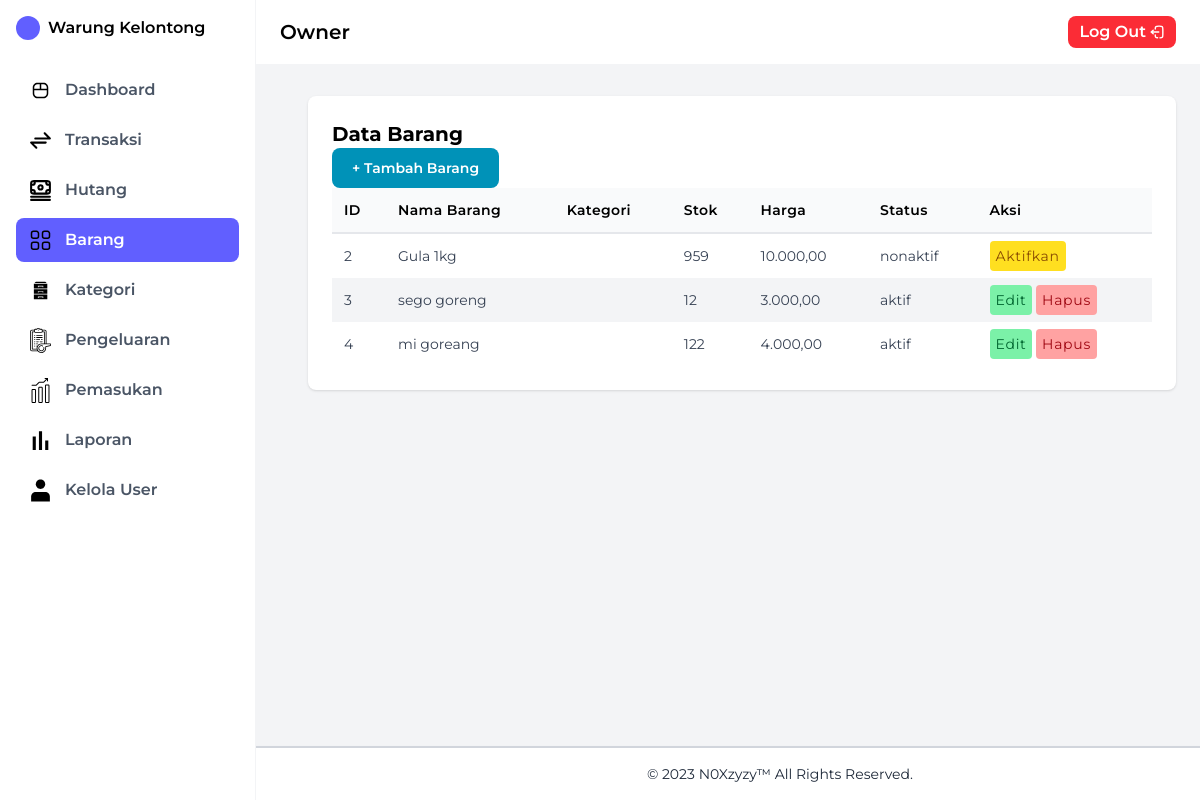
/Views/barang.php (signed in), run on an earlier commit of the app's database.
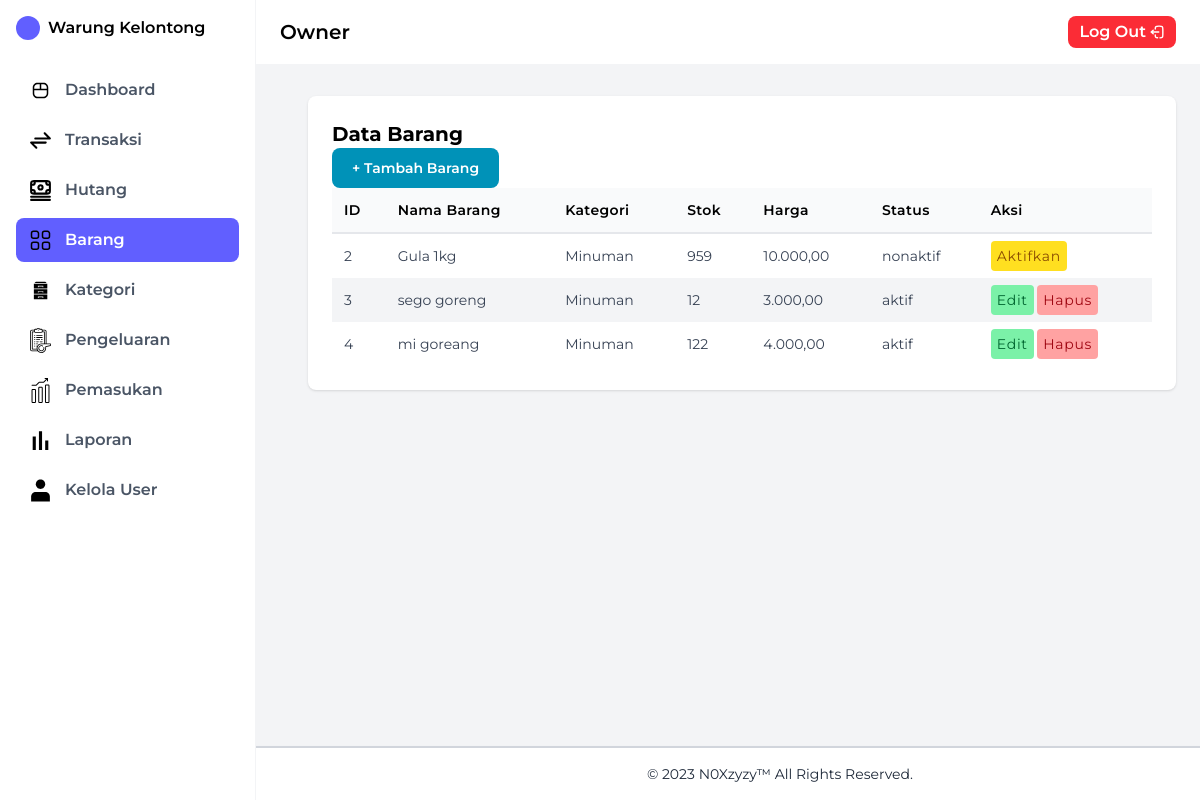
And on a later commit of the database.
### tables this page shows
CREATE TABLE `barang` (
  `id_barang` int NOT NULL,
  `nama_barang` varchar(100) NOT NULL,
  `kategori` int DEFAULT NULL,
  `stok` int NOT NULL,
  `harga` decimal(12,2) NOT NULL,
  `status` enum('aktif','nonaktif') NOT NULL DEFAULT 'aktif'
);

CREATE TABLE `kategori` (
  `id` int NOT NULL,
  `nama` varchar(255) NOT NULL,
  `deskripsi` text NOT NULL,
  `status` enum('aktif','nonaktif') NOT NULL DEFAULT 'aktif'
);

### Views/barang.php (the view, shortened to what this page needs)
<?php
require '../Config/koneksi.php';
$query = mysqli_query($conn, "SELECT barang.*, kategori.nama AS nama
    FROM barang
    LEFT JOIN kategori ON barang.kategori = kategori.id");
include '../Layout/sidebar.php';
include '../Layout/footer.php';
?>
<!DOCTYPE html>
<html>
<head>
    <script src="https://cdn.jsdelivr.net/npm/@tailwindcss/browser@4"></script>
</head>
<body class="bg-gray-100 h-screen flex">
    <div class="flex flex-col flex-1">
        <?php include '../Layout/header.php';
        ?>
        <main class="p-6 pt-24 pl-32 flex-1">
            <div class="bg-white rounded-lg shadow p-6">
                <h1 class="font-bold text-xl">Data Barang</h1>
                <button href="tambahBarang.php" type="button" class="font-semibold text-white bg-cyan-600 hover:bg-cyan-700 focus:ring-4 focus:ring-cyan-200 font-medium rounded-lg text-sm px-5 py-2.5 text-center">
                    <a href="tambahBarang.php">+ Tambah Barang</a></button>
                <table class="w-full">
                    <thead class="bg-gray-50 border-b-2 border-gray-200">
                        <tr>
                            <th class="p-3 text-sm font-semibold tracking-wide text-left">ID</th>
                            <th class="p-3 text-sm font-semibold tracking-wide text-left">Nama Barang</th>
                            <th class="p-3 text-sm font-semibold tracking-wide text-left">Kategori</th>
                            <th class="p-3 text-sm font-semibold tracking-wide text-left">Stok</th>
                            <th class="p-3 text-sm font-semibold tracking-wide text-left">Harga</th>
                            <th class="p-3 text-sm font-semibold tracking-wide text-left">Status</th>
                            <th class="p-3 text-sm font-semibold tracking-wide text-left">Aksi</th>
                        </tr>
                    </thead>
                    <tbody>
                        <?php while ($row = mysqli_fetch_assoc($query)) : ?>
                            <tr class="odd:bg-white even:bg-gray-100">
                                <td class="p-3 text-sm text-gray-700"><?= $row['id_barang'] ?></td>
                                <td class="p-3 text-sm text-gray-700"><?= htmlspecialchars($row['nama_barang']) ?></td>
                                <td class="p-3 text-sm text-gray-700"><?= htmlspecialchars($row['nama']) ?></td>
                                <td class="p-3 text-sm text-gray-700"><?= $row['stok'] ?></td>
                                <td class="p-3 text-sm text-gray-700"><?= number_format($row['harga'], 2, ',', '.') ?></td>
                                <td class="p-3 text-sm text-gray-700"><?= $row['status'] ?></td>
                                <td class="p-3 text-sm text-gray-700">
                                    <?php if ($row['status'] === 'aktif') : ?>
                                        <a class="cursor-pointer p-1.5 tracking-wider bg-green-300 text-green-800 rounded-sm bg-opacity-30" href="editBarang.php?id_barang=<?= $row['id_barang'] ?>">Edit</a>
                                        <a class="cursor-pointer p-1.5 tracking-wider bg-red-300 text-red-800 rounded-sm bg-opacity-30" href="hapusBarang.php?id_barang=<?= $row['id_barang'] ?>" onclick="return confirm('Yakin ingin menghapus?')">Hapus</a>
                                    <?php else : ?>
                                        <a class="cursor-pointer p-1.5 tracking-wider bg-yellow-300 text-yellow-800 rounded-sm bg-opacity-30" href="editBarang.php?id_barang=<?= $row['id_barang'] ?>">Aktifkan</a>
                                    <?php endif ?>
                                </td>
                            </tr>
                        <?php endwhile; ?>
                    </tbody>
                </table>
            </div>
        </main>
    </div>
</body>
</html>

What changed in the data, as far as the page shows it:
changed barang "Gula 1kg": kategori.nama (not shown) → "Minuman"
changed barang "sego goreng": kategori.nama (not shown) → "Minuman"
changed barang "mi goreang": kategori.nama (not shown) → "Minuman"
